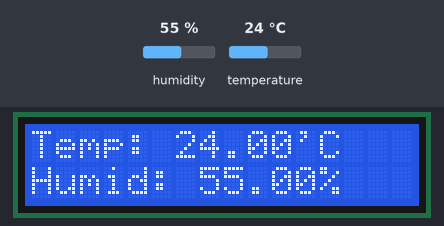
Recording of a sketch running on a simulated Arduino Uno, built with avr-gcc and run on an emulated ATmega328P. On the bench: 16×2 character LCD. The test bench sets the inputs (shaded band); at power-on: humidity 55 %, temperature 24 °C.

Above: at 1.6 s.
1.7 s: humidity set to 22 %
At 4.3 s:
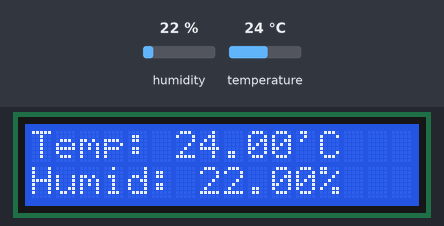
4.6 s: temperature set to 12 °C
At 5.9 s:
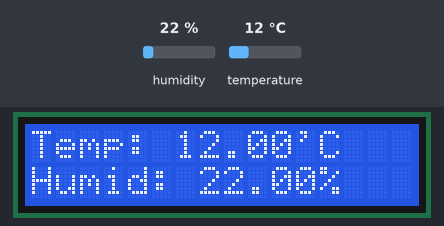
7.5 s: humidity set to 40 %
At 10.4 s:
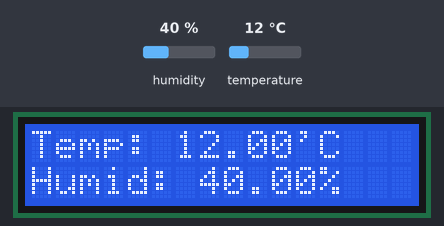
10.7 s: temperature set to 19 °C
At 12.1 s:
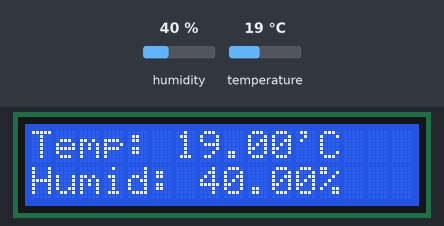
Timing chart, 0 to 13.7 s (numbered marks = the images above; inputs shaded):
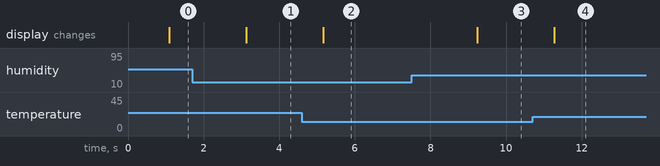

Measured:
- after the input at 1.7 s, the display: changes after 1.4 s (image 1)
- after the input at 4.6 s, the display: changes after 0.57 s (image 2)
- after the input at 7.5 s, the display: changes after 1.7 s (image 3)
- after the input at 10.7 s, the display: changes after 0.58 s (image 4)

The sketch:

egg_project.ino
```cpp
#include <LiquidCrystal.h>

#include <DHT.h>

#include "DHT.h"
//LCD pin to Arduino
const int pin_RS = 8;
const int pin_EN = 9;
const int pin_d4 = 4;
const int pin_d5 = 5;
const int pin_d6 = 6;
const int pin_d7 = 7;
const int pin_BL = 10;
LiquidCrystal lcd( pin_RS,  pin_EN,  pin_d4,  pin_d5,  pin_d6,  pin_d7);
int L= 7;
int F= 8;
#define DHTPIN A0     // what pin we're connected to

#define DHTTYPE DHT11   // we are using the DHT11 sensor


DHT dht(DHTPIN, DHTTYPE);

void setup()
{
  Serial.begin(9600);
  for (int DigitalPin = 7; DigitalPin <= 8; DigitalPin++)
 {
  pinMode(DigitalPin, OUTPUT);
 }
  lcd.begin(16,2);  //16 by 2 character display

dht.begin();
}

void loop()
{
  delay(1000);
  // Reading temperature or humidity takes about 250 milliseconds!
  float h = dht.readHumidity();

  float t = dht.readTemperature();  // Read temperature as Celsius (the default)

  lcd.clear();
  lcd.setCursor(0,0);
  lcd.print("Temp: ");
  lcd.print(t);  //printing temperarture to the LCD display


  lcd.print("'C");

  lcd.setCursor(0,1);
  lcd.print("Humid: ");
  lcd.print(h);  //printing humidity to the LCD display
  lcd.print("%");


//the 3-led setup process
  if (t>=37)

  {
  digitalWrite(L, LOW);
  digitalWrite(F, HIGH);
  }
  else if (t<37)
  {
  digitalWrite(L, HIGH );
  digitalWrite(F, LOW);
  }
  if (h>=70)
  {
  digitalWrite(F, HIGH);
  digitalWrite(L, LOW);
  }
  else if (h<70)
  {
  digitalWrite(F, LOW);
  digitalWrite(L, HIGH );
  }

 }
```
